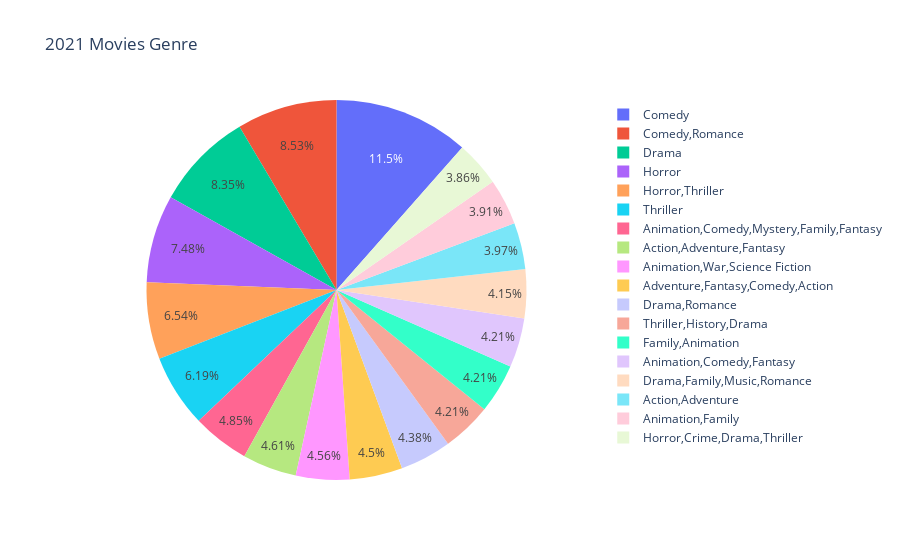

Notebook code for this chart:
### Code cell
fig = px.pie(movies_2021, values='Rating', names='Genre', title='2021 Movies Genre')
fig.show()

### Figure 1 — Plotly figure (JSON) as saved in the notebook; plotly's stock layout.template omitted (floating-point values rounded to 4 significant figures)
{"data": [{"domain": {"x": [0, 1], "y": [0, 1]}, "hovertemplate": "Genre=%{label}<br>Rating=%{value}<extra></extra>", "labels": ["Action,Adventure,Fantasy", "Action,Adventure", "Adventure,Fantasy,Comedy,Action", "Horror", "Horror,Thriller", "Animation,Comedy,Mystery,Family,Fantasy", "Thriller,History,Drama", "Family,Animation", "Comedy", "Comedy,Romance", "Animation,War,Science Fiction", "Comedy", "Thriller", "Comedy,Romance", "Animation,Comedy,Fantasy", "Horror,Crime,Drama,Thriller", "Drama,Romance", "Thriller", "Comedy", "Drama,Family,Music,Romance", "Horror,Thriller", "Horror", "Drama", "Drama", "Animation,Family"], "legendgroup": "", "name": "", "showlegend": true, "type": "pie", "values": [79, 68, 77, 59, 49, 83, 72, 72, 54, 79, 78, 78, 53, 67, 72, 66, 75, 53, 65, 71, 63, 69, 61, 82, 67]}], "layout": {"legend": {"tracegroupgap": 0}, "title": {"text": "2021 Movies Genre"}}}
